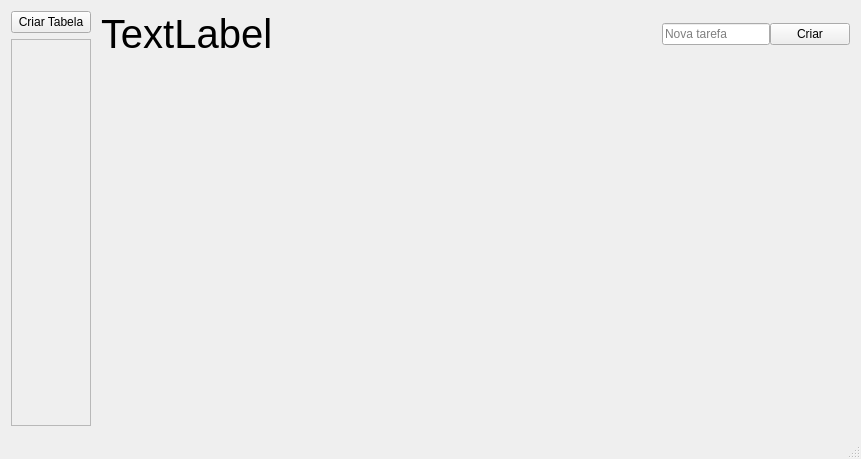
<?xml version="1.0" encoding="UTF-8"?>
<ui version="4.0">
 <class>TableScreen</class>
 <widget class="QMainWindow" name="TableScreen">
  <property name="geometry">
   <rect>
    <x>0</x>
    <y>0</y>
    <width>861</width>
    <height>459</height>
   </rect>
  </property>
  <property name="windowTitle">
   <string>Kanban</string>
  </property>
  <widget class="QWidget" name="centralwidget">
   <layout class="QVBoxLayout" name="verticalLayout_2">
    <item>
     <layout class="QHBoxLayout" name="horizontalLayout_3">
      <item>
       <layout class="QVBoxLayout" name="verticalLayout_3">
        <property name="leftMargin">
         <number>2</number>
        </property>
        <property name="topMargin">
         <number>2</number>
        </property>
        <property name="rightMargin">
         <number>2</number>
        </property>
        <property name="bottomMargin">
         <number>2</number>
        </property>
        <item>
         <widget class="QPushButton" name="create_table_button">
          <property name="text">
           <string>Criar Tabela</string>
          </property>
         </widget>
        </item>
        <item>
         <widget class="QFrame" name="table_list">
          <property name="frameShape">
           <enum>QFrame::StyledPanel</enum>
          </property>
          <property name="frameShadow">
           <enum>QFrame::Raised</enum>
          </property>
         </widget>
        </item>
       </layout>
      </item>
      <item>
       <layout class="QVBoxLayout" name="verticalLayout">
        <property name="leftMargin">
         <number>2</number>
        </property>
        <property name="topMargin">
         <number>2</number>
        </property>
        <property name="rightMargin">
         <number>2</number>
        </property>
        <property name="bottomMargin">
         <number>2</number>
        </property>
        <item>
         <layout class="QHBoxLayout" name="horizontalLayout_2">
          <item>
           <widget class="QLabel" name="table_name">
            <property name="sizePolicy">
             <sizepolicy hsizetype="Expanding" vsizetype="Fixed">
              <horstretch>0</horstretch>
              <verstretch>0</verstretch>
             </sizepolicy>
            </property>
            <property name="font">
             <font>
              <pointsize>30</pointsize>
             </font>
            </property>
            <property name="text">
             <string>TextLabel</string>
            </property>
            <property name="textFormat">
             <enum>Qt::AutoText</enum>
            </property>
           </widget>
          </item>
          <item>
           <spacer name="horizontalSpacer">
            <property name="orientation">
             <enum>Qt::Horizontal</enum>
            </property>
            <property name="sizeHint" stdset="0">
             <size>
              <width>208</width>
              <height>20</height>
             </size>
            </property>
           </spacer>
          </item>
          <item>
           <layout class="QHBoxLayout" name="horizontalLayout">
            <property name="spacing">
             <number>0</number>
            </property>
            <item>
             <widget class="QLineEdit" name="create_task_text_input">
              <property name="sizePolicy">
               <sizepolicy hsizetype="Fixed" vsizetype="Fixed">
                <horstretch>0</horstretch>
                <verstretch>0</verstretch>
               </sizepolicy>
              </property>
              <property name="placeholderText">
               <string>Nova tarefa</string>
              </property>
             </widget>
            </item>
            <item>
             <widget class="QPushButton" name="create_task_button">
              <property name="sizePolicy">
               <sizepolicy hsizetype="Minimum" vsizetype="Fixed">
                <horstretch>0</horstretch>
                <verstretch>0</verstretch>
               </sizepolicy>
              </property>
              <property name="text">
               <string>Criar</string>
              </property>
              <property name="flat">
               <bool>false</bool>
              </property>
             </widget>
            </item>
           </layout>
          </item>
         </layout>
        </item>
        <item>
         <widget class="QFrame" name="table">
          <property name="sizePolicy">
           <sizepolicy hsizetype="Minimum" vsizetype="Expanding">
            <horstretch>0</horstretch>
            <verstretch>0</verstretch>
           </sizepolicy>
          </property>
          <property name="frameShape">
           <enum>QFrame::NoFrame</enum>
          </property>
          <property name="frameShadow">
           <enum>QFrame::Plain</enum>
          </property>
         </widget>
        </item>
       </layout>
      </item>
     </layout>
    </item>
   </layout>
  </widget>
  <widget class="QStatusBar" name="statusbar"/>
 </widget>
 <resources/>
 <connections/>
</ui>
